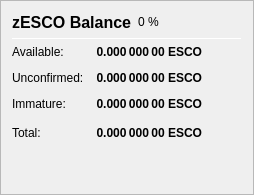
                   <widget class="QFrame" name="frame_ZerocoinBalances">
                    <property name="frameShape">
                     <enum>QFrame::StyledPanel</enum>
                    </property>
                    <property name="frameShadow">
                     <enum>QFrame::Raised</enum>
                    </property>
                    <layout class="QVBoxLayout" name="verticalLayout_7">
                     <item>
                      <layout class="QHBoxLayout" name="horizontalLayout_8" stretch="0,0,0">
                       <item>
                        <widget class="QLabel" name="label_5z_3">
                         <property name="minimumSize">
                          <size>
                           <width>0</width>
                           <height>20</height>
                          </size>
                         </property>
                         <property name="font">
                          <font>
                           <pointsize>12</pointsize>
                           <weight>75</weight>
                           <bold>true</bold>
                          </font>
                         </property>
                         <property name="text">
                          <string>zESCO Balance</string>
                         </property>
                        </widget>
                       </item>
                       <item>
                        <widget class="QLabel" name="labelzESCOPercent">
                         <property name="text">
                          <string notr="true">0 %</string>
                         </property>
                        </widget>
                       </item>
                       <item>
                        <spacer name="horizontalSpacer_11">
                         <property name="orientation">
                          <enum>Qt::Horizontal</enum>
                         </property>
                         <property name="sizeHint" stdset="0">
                          <size>
                           <width>40</width>
                           <height>20</height>
                          </size>
                         </property>
                        </spacer>
                       </item>
                      </layout>
                     </item>
                     <item>
                      <widget class="Line" name="line_ZerocoinBalance">
                       <property name="minimumSize">
                        <size>
                         <width>0</width>
                         <height>1</height>
                        </size>
                       </property>
                       <property name="maximumSize">
                        <size>
                         <width>16777215</width>
                         <height>1</height>
                        </size>
                       </property>
                       <property name="orientation">
                        <enum>Qt::Horizontal</enum>
                       </property>
                      </widget>
                     </item>
                     <item>
                      <layout class="QGridLayout" name="gridLayout_5">
                       <property name="spacing">
                        <number>12</number>
                       </property>
                       <item row="1" column="0">
                        <widget class="QLabel" name="labelzBalanceMatureText">
                         <property name="toolTip">
                          <string>Mature: more than 20 confirmation and more than 1 mint of the same denomination after it was minted.
These zESCO are spendable.</string>
                         </property>
                         <property name="text">
                          <string>Available:</string>
                         </property>
                        </widget>
                       </item>
                       <item row="1" column="1">
                        <widget class="QLabel" name="labelzBalanceMature">
                         <property name="font">
                          <font>
                           <weight>75</weight>
                           <bold>true</bold>
                          </font>
                         </property>
                         <property name="toolTip">
                          <string>Mature: more than 20 confirmation and more than 1 mint of the same denomination after it was minted.
These zESCO are spendable.</string>
                         </property>
                         <property name="text">
                          <string notr="true">0.000 000 00 ESCO</string>
                         </property>
                         <property name="alignment">
                          <set>Qt::AlignRight|Qt::AlignTrailing|Qt::AlignVCenter</set>
                         </property>
                        </widget>
                       </item>
                       <item row="2" column="0">
                        <widget class="QLabel" name="labelzBalanceUnconfirmedText">
                         <property name="toolTip">
                          <string>Unconfirmed: less than 20 confirmations
Immature: confirmed, but less than 1 mint of the same denomination after it was minted</string>
                         </property>
                         <property name="text">
                          <string>Unconfirmed:</string>
                         </property>
                        </widget>
                       </item>
                       <item row="2" column="1">
                        <widget class="QLabel" name="labelzBalanceUnconfirmed">
                         <property name="font">
                          <font>
                           <weight>75</weight>
                           <bold>true</bold>
                          </font>
                         </property>
                         <property name="toolTip">
                          <string>Unconfirmed: less than 20 confirmations
Immature: confirmed, but less than 1 mint of the same denomination after it was minted</string>
                         </property>
                         <property name="text">
                          <string notr="true">0.000 000 00 ESCO</string>
                         </property>
                         <property name="alignment">
                          <set>Qt::AlignRight|Qt::AlignTrailing|Qt::AlignVCenter</set>
                         </property>
                        </widget>
                       </item>
                       <item row="3" column="0">
                        <widget class="QLabel" name="labelzBalanceImmatureText">
                         <property name="toolTip">
                          <string>Unconfirmed: less than 20 confirmations
Immature: confirmed, but less than 1 mint of the same denomination after it was minted</string>
                         </property>
                         <property name="text">
                          <string>Immature:</string>
                         </property>
                        </widget>
                       </item>
                       <item row="3" column="1">
                        <widget class="QLabel" name="labelzBalanceImmature">
                         <property name="font">
                          <font>
                           <weight>75</weight>
                           <bold>true</bold>
                          </font>
                         </property>
                         <property name="toolTip">
                          <string>Unconfirmed: less than 20 confirmations
Immature: confirmed, but less than 1 mint of the same denomination after it was minted</string>
                         </property>
                         <property name="text">
                          <string notr="true">0.000 000 00 ESCO</string>
                         </property>
                         <property name="alignment">
                          <set>Qt::AlignRight|Qt::AlignTrailing|Qt::AlignVCenter</set>
                         </property>
                        </widget>
                       </item>
                       <item row="4" column="0">
                        <widget class="QLabel" name="labelzBalanceText">
                         <property name="toolTip">
                          <string>Your current zESCO balance, unconfirmed and immature zESCO included.</string>
                         </property>
                         <property name="text">
                          <string>Total:</string>
                         </property>
                        </widget>
                       </item>
                       <item row="4" column="1">
                        <widget class="QLabel" name="labelzBalance">
                         <property name="font">
                          <font>
                           <weight>75</weight>
                           <bold>true</bold>
                          </font>
                         </property>
                         <property name="cursor">
                          <cursorShape>IBeamCursor</cursorShape>
                         </property>
                         <property name="toolTip">
                          <string>Your current zESCO balance, unconfirmed and immature zESCO included.</string>
                         </property>
                         <property name="text">
                          <string notr="true">0.000 000 00 ESCO</string>
                         </property>
                         <property name="alignment">
                          <set>Qt::AlignRight|Qt::AlignTrailing|Qt::AlignVCenter</set>
                         </property>
                         <property name="textInteractionFlags">
                          <set>Qt::LinksAccessibleByMouse|Qt::TextSelectableByKeyboard|Qt::TextSelectableByMouse</set>
                         </property>
                        </widget>
                       </item>
                       <item row="4" column="2">
                        <spacer name="horizontalSpacer_4">
                         <property name="orientation">
                          <enum>Qt::Horizontal</enum>
                         </property>
                         <property name="sizeHint" stdset="0">
                          <size>
                           <width>40</width>
                           <height>20</height>
                          </size>
                         </property>
                        </spacer>
                       </item>
                      </layout>
                     </item>
                     <item>
                      <spacer name="verticalSpacer_4">
                       <property name="orientation">
                        <enum>Qt::Vertical</enum>
                       </property>
                       <property name="sizeHint" stdset="0">
                        <size>
                         <width>20</width>
                         <height>40</height>
                        </size>
                       </property>
                      </spacer>
                     </item>
                    </layout>
                   </widget>
